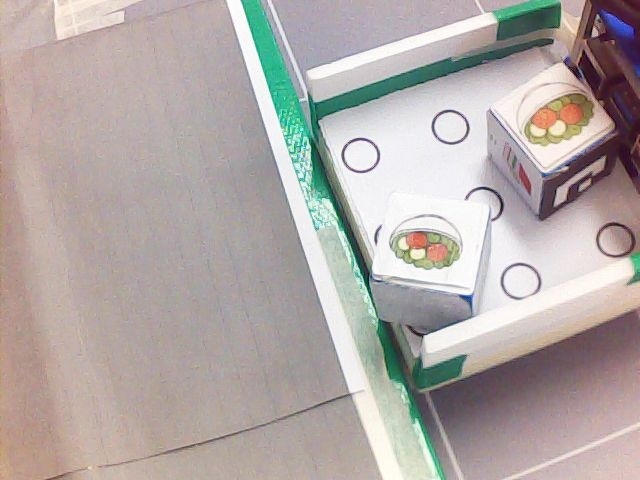
#> input picture cook_gpt/cookgpt_service/substanceDiscrim/Hough/content/real-images/3-0.jpg, 640 x 480 px
$ jupyter execute HoughCircle2.ipynb
#> lines starting #> are read from the running program, lines starting #| are printed output that depends on the picture; after the words box and inside, x2 and y2 are one past the last pixel; in counts of white or black regions, pixels touching at a corner belong together
[cell 1]
import cv2
import numpy as np

[cell 2]
# 원본 이미지 로드
image = cv2.imread('./content/real-images/3-0.jpg')
#> image is the input picture: shape (480, 640, 3); mean B, G, R 166.4, 168.8, 177.4

gray = cv2.cvtColor(image, cv2.COLOR_BGR2GRAY)
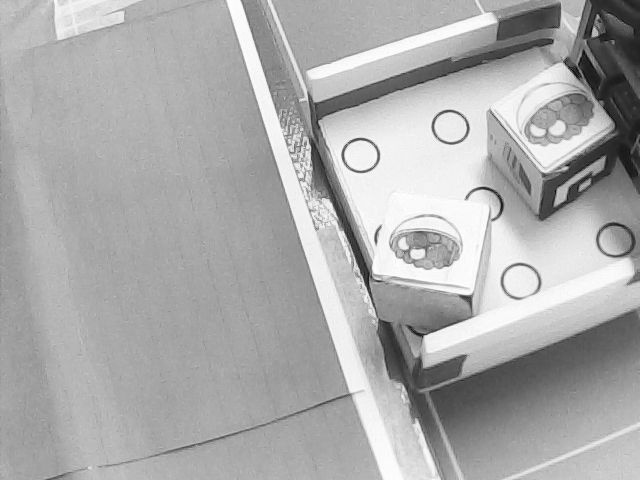
#> gray: shape (480, 640); min 8, max 255, mean 171.1

cnt = 0
correct = 5

circles = cv2.HoughCircles(gray, cv2.HOUGH_GRADIENT, 1, 100, param1=20, param2=15, minRadius=5, maxRadius=15)
#> circles = 20 rows, first 8: [538.5, 129.5, 14.4], [616.5, 240.5, 14.4], [362.5, 155.5, 14.4], [62.5, 450.5, 14.4], [523.5, 281.5, 14.4], [55.5, 134.5, 14.4], [177.5, 190.5, 14.4], [287.5, 307.5, 14.4]
circles = np.uint16(np.around(circles))
#> circles = 20 rows, first 8: [538, 130, 14], [616, 240, 14], [362, 156, 14], [62, 450, 14], [524, 282, 14], [56, 134, 14], [178, 190, 14], [288, 308, 14]

for i in circles[0,:]:
    cv2.circle(image,(i[0],i[1]),i[2],(0,255,0),1)
    cv2.circle(image,(i[0],i[1]),2,(0,0,255),2)
    cnt = cnt + 1
#> this loop made 20 passes
#> i on passes 1 to 12: [538, 130, 14], [616, 240, 14], [362, 156, 14], [62, 450, 14], [524, 282, 14], [56, 134, 14], [178, 190, 14], [288, 308, 14], [406, 246, 14], [214, 94, 13], [52, 274, 14], [156, 290, 14]
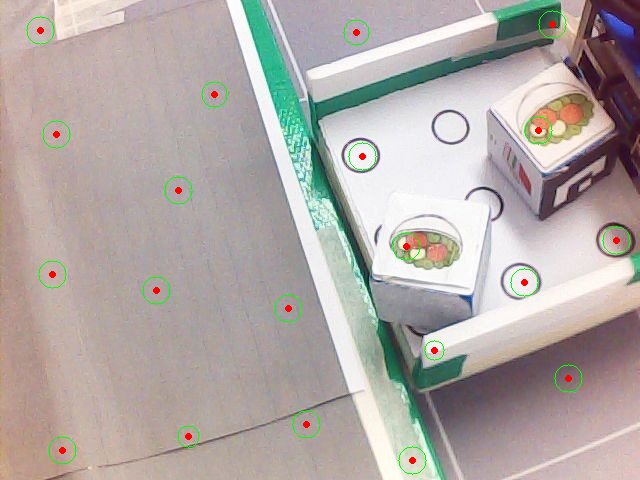
#> image: shape (480, 640, 3); 0.72% of pixels changed, all inside (x1, y1, x2, y2) = (26, 10, 631, 475)
#> after the loop, cnt = 20

if cnt != correct :
    print("[ERROR] 이물질이 있습니다!!")
else :
    print("[CORRECT] 아무 이상 없습니다!!")

while True :
    image = cv2.resize(image, (600, 600))
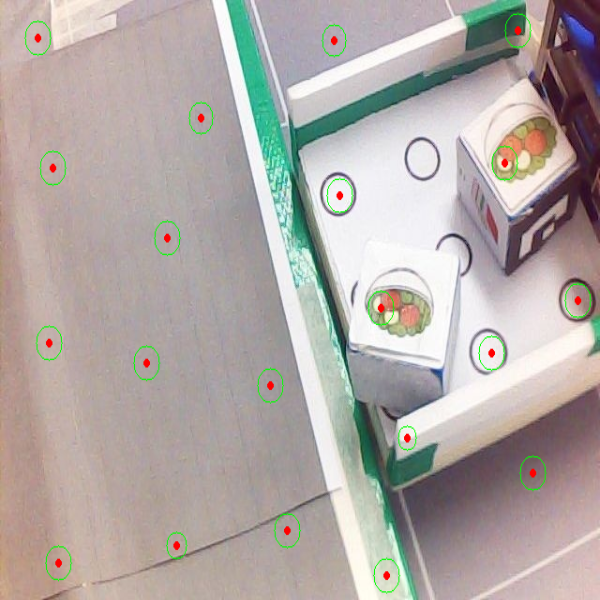
#> image: shape (600, 600, 3); mean B, G, R 165.1, 168.6, 176.6
    cv2.imshow('Results', image)
    cv2.waitKey(0)
    if cv2.waitKey() == 27:
#> (key Esc is pressed here)
        cv2.destroyAllWindows()
        break

$ run again, with cook_gpt/cookgpt_service/substanceDiscrim/Hough/content/real-images/1-0.jpg copied over cook_gpt/cookgpt_service/substanceDiscrim/Hough/content/real-images/3-0.jpg
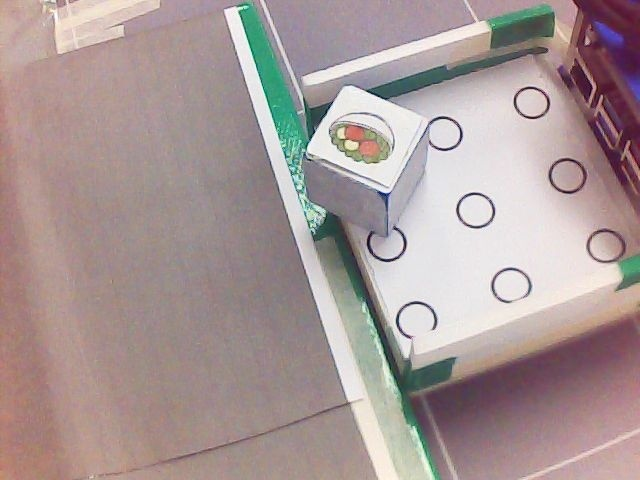
#> input picture cook_gpt/cookgpt_service/substanceDiscrim/Hough/content/real-images/1-0.jpg, 640 x 480 px
#> image is the input picture: shape (480, 640, 3); mean B, G, R 151.2, 152.2, 168.2
#> `circles = cv2.HoughCircles(gray, cv2.HOUGH_GRADIENT, 1, 100, param1=20..`: circles = 21 rows, first 8: [473.5, 209.5, 14.4], [529.5, 103.5, 14.4], [148.5, 199.5, 14.4], [610.5, 246.5, 14.4], [610.5, 428.5, 14.4], [379.5, 144.5, 14.4], [38.5, 99.5, 14.4], [65.5, 433.5, 14.4]
#> `circles = np.uint16(np.around(circles))`: circles = 21 rows, first 8: [474, 210, 14], [530, 104, 14], [148, 200, 14], [610, 246, 14], [610, 428, 14], [380, 144, 14], [38, 100, 14], [66, 434, 14]
#> the loop `for i in circles[0,:]:` made 21 passes
#> after the loop `for i in circles[0,:]:`:
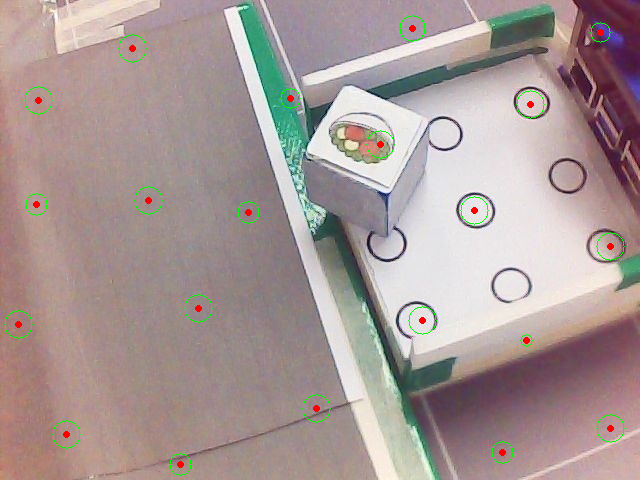
#> image: shape (480, 640, 3); 0.72% of pixels changed, all inside (x1, y1, x2, y2) = (4, 15, 625, 476)
#> after the loop `for i in circles[0,:]:`: cnt = 21
#> `image = cv2.resize(image, (600, 600))`:
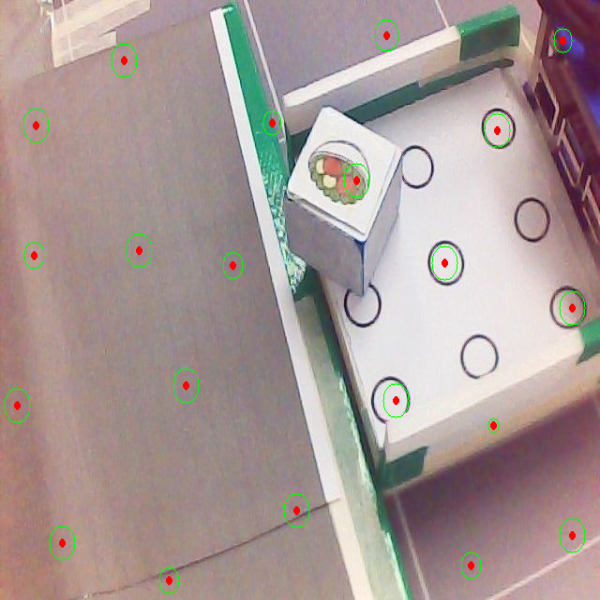
#> image: shape (600, 600, 3); mean B, G, R 150, 152.2, 167.5
